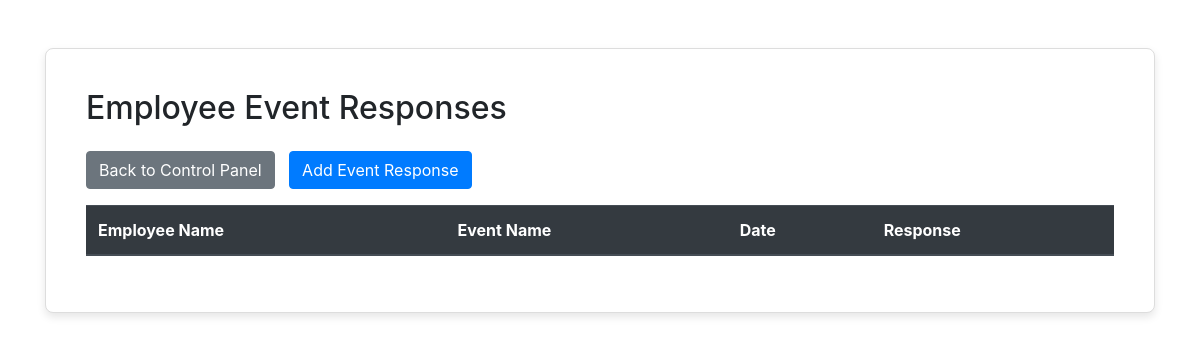
/api/event-responses/, run on an earlier commit of the app's database.
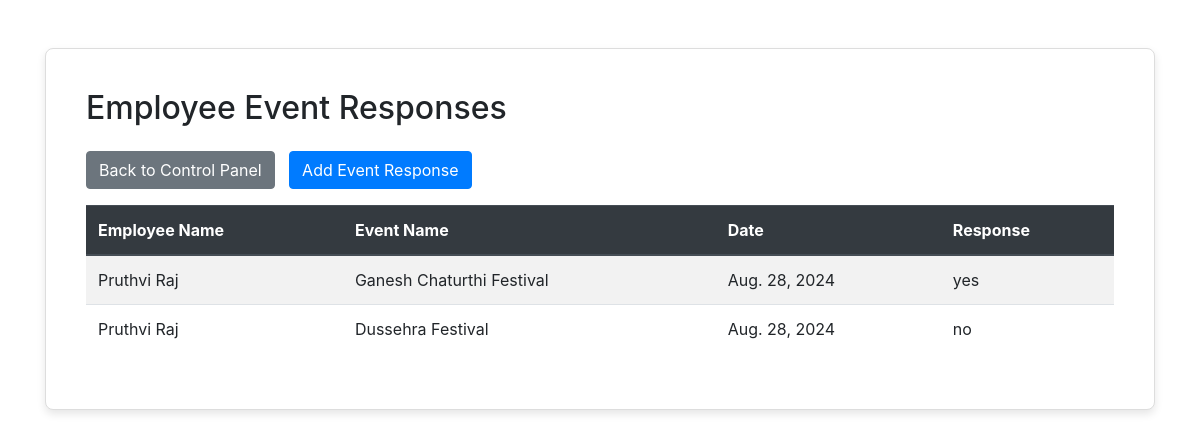
And on a later commit of the database.
### sender_app/models.py (models this page shows, shortened)
class EmployeeEventResponse(models.Model):
    employee = models.ForeignKey(Employee, on_delete=models.CASCADE)
    date = models.DateField()
    response = models.CharField(max_length=3, choices=[('yes', 'Yes'), ('no', 'No')])
    event = models.ForeignKey(OrganizationEvent, on_delete=models.CASCADE)
    created_at = models.DateTimeField(auto_now_add=True)
    updated_at = models.DateTimeField(auto_now=True)
    class Meta:
        unique_together = ('employee', 'date', 'event')

class Employee(models.Model):
    user_id = models.AutoField(primary_key=True)
    name = models.CharField(max_length=100)
    email = EncryptedEmailField(max_length=254, unique=True)
    created_at = models.DateTimeField(auto_now_add=True)
    updated_at = models.DateTimeField(auto_now=True)

class OrganizationEvent(models.Model):
    event_id = models.AutoField(primary_key=True)
    name = models.CharField(max_length=32)
    date = models.DateField()
    created_at = models.DateTimeField(auto_now_add=True)
    updated_at = models.DateTimeField(auto_now=True)

### sender_app/views.py (the view)
# urls.py: path('event-responses/', EmployeeEventResponsesView.as_view(), name='employee_event_responses'),
class EmployeeEventResponsesView(View):
    def get(self, request):
        responses = EmployeeEventResponse.objects.all().select_related('employee', 'event').order_by('-date')
        return render(request, 'email_sender_app/employee_event_responses.html', {'responses': responses})

### sender_app/templates/email_sender_app/employee_event_responses.html (shortened to what this page needs)
<!DOCTYPE html>
<html lang="en">
<head>
    <link rel="stylesheet" href="https://stackpath.bootstrapcdn.com/bootstrap/4.5.2/css/bootstrap.min.css">
</head>
<body>
    <div class="container mt-5">
        <div class="card">
            <div class="card-body">
                <h2 class="mb-4">Employee Event Responses</h2>
                <a href="{% url 'control_panel' %}" class="btn btn-secondary mb-3">Back to Control Panel</a>
                <a href="{% url 'create_employee_response' %}" class="btn btn-primary mb-3 btn-space">Add Event Response</a>
                <table class="table table-striped table-hover">
                    <thead class="thead-dark">
                        <tr>
                            <th>Employee Name</th>
                            <th>Event Name</th>
                            <th>Date</th>
                            <th>Response</th>
                        </tr>
                    </thead>
                    <tbody>
                        {% for response in responses %}
                            <tr>
                                <td>{{ response.employee.name }}</td>
                                <td>{{ response.event.name }}</td>
                                <td>{{ response.date }}</td>
                                <td>{{ response.response }}</td>
                            </tr>
                        {% endfor %}
                    </tbody>
                </table>
            </div>
        </div>
    </div>
</body>
</html>

What changed in the data, as far as the page shows it:
added EmployeeEventResponse: employee.name "Pruthvi Raj", event.name "Ganesh Chaturthi Festival", date "Aug. 28, 2024", response "yes"
added EmployeeEventResponse: employee.name "Pruthvi Raj", event.name "Dussehra Festival", date "Aug. 28, 2024", response "no"
